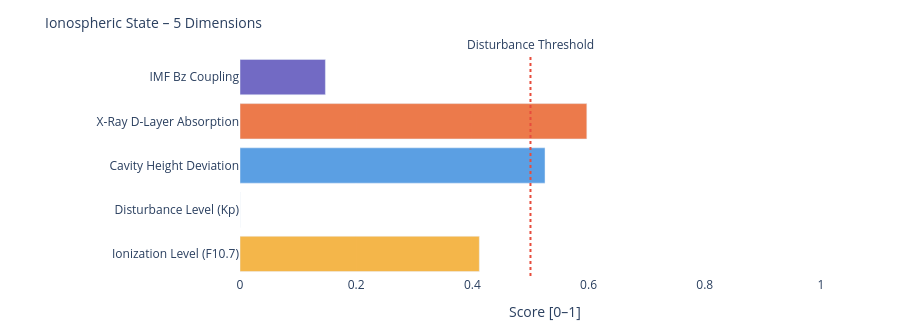

Notebook code for this chart:
### Markdown cell above
---
### 📐 Systemic Insight: Geometric Cavity vs. Real Schumann Resonance

**Relevant for:** Layer 6 = delta analysis &nbsp;|&nbsp; Layer 7 = feature vector / system interpretation

A cavity height change from 80 km to 70 km shifts the **idealized geometric frequencies** only minimally:

| Modus | Aktuell | Referenz | Δ |
|-------|---------|----------|---|
| SR-1 | 10.4762 Hz | 10.4599 Hz | +16 mHz |
| SR-2 | 18.1452 Hz | 18.1171 Hz | +28 mHz |
| SR-3 | 25.6612 Hz | 25.6215 Hz | +40 mHz |
| SR-4 | 33.1285 Hz | 33.0772 Hz | +51 mHz |

The geometric effect is limited because 10 km is very small compared to Earth's radius (~6371 km).

**Consequence:** Real Schumann deviations are likely driven more strongly by **conductivity, damping, day/night structure, lightning distribution and source geometry** than by pure cavity height.

---

**Layer 6 compares:**
```
geometric Δ from Layer 4  vs.  observed Δ from real Schumann measurement data
```

**Layer 7 Feature:**
```
If real Δ >> geometric Δ  →  non-geometric factors dominant
```

### Code cell
# ============================================================
# IONOSPHERIC STATE – Summary gauge
# Five dimensions: ionization, disturbance, cavity height, X-Ray, Bz coupling
# ============================================================

def norm(v, lo, hi):
    if v is None: return None
    return round(max(0.0, min(1.0, (v - lo) / (hi - lo))), 3)

# Ionization level (F10.7 → F2-Layer)
ioniz = norm(f107_val, 60, 250)

# Disturbance level (Kp → E/F-Layer irregularities)
disturb = norm(kp_val, 0, 9)

# Cavity height deviation from reference (80 km)
h_dev = norm(abs(h_eff - 80), 0, 20)

# X-Ray ionization (D-Layer absorption)
xray_ioniz = None
if xray_now is not None:
    xray_ioniz = norm(math.log10(max(xray_now, 1e-9)) + 9, 0, 5)

# Bz coupling (southward Bz → stronger magnetosphere-ionosphere coupling)
bz_coupling = norm(-(bz_now or 0), -5, 30) if bz_now is not None else None

dims = [
    ('Ionization Level (F10.7)',    ioniz,      '#F2A623'),
    ('Disturbance Level (Kp)',      disturb,    '#7F77DD'),
    ('Cavity Height Deviation',     h_dev,      '#378ADD'),
    ('X-Ray D-Layer Absorption',    xray_ioniz, '#E85D24'),
    ('IMF Bz Coupling',             bz_coupling,'#534AB7'),
]

fig = go.Figure()
for name, val, col in dims:
    if val is not None:
        h = int(val * 20)
        bar = '█' * h + '░' * (20 - h)
        label = f'{name}:  {bar}  {val:.3f}'
    else:
        label = f'{name}:  {"─" * 20}  n/a'
    fig.add_trace(go.Bar(
        x=[val if val is not None else 0],
        y=[name],
        orientation='h',
        marker_color=col, opacity=0.82,
        showlegend=False
    ))

fig.add_vline(x=0.5, line_dash='dot', line_color='#e74c3c',
              annotation_text='Disturbance Threshold', annotation_position='top')
fig.update_layout(
    title=dict(text='Ionospheric State – 5 Dimensions', font=dict(size=14)),
    xaxis=dict(title='Score [0–1]', range=[0, 1.05]),
    height=330, plot_bgcolor='rgba(0,0,0,0)', paper_bgcolor='rgba(0,0,0,0)',
    margin=dict(l=240, r=50, t=55, b=40)
)
fig.show()

print(f'\nIonospheric state:')
for name, val, _ in dims:
    print(f'  {name:<35} {val:.3f}' if val is not None else f'  {name:<35} n/a')

### Figure 1 — Plotly figure (JSON) as saved in the notebook; plotly's stock layout.template omitted (floating-point values rounded to 4 significant figures)
{"data": [{"marker": {"color": "#F2A623"}, "opacity": 0.82, "orientation": "h", "showlegend": false, "type": "bar", "x": [0.412], "y": ["Ionization Level (F10.7)"]}, {"marker": {"color": "#7F77DD"}, "opacity": 0.82, "orientation": "h", "showlegend": false, "type": "bar", "x": [0.0], "y": ["Disturbance Level (Kp)"]}, {"marker": {"color": "#378ADD"}, "opacity": 0.82, "orientation": "h", "showlegend": false, "type": "bar", "x": [0.525], "y": ["Cavity Height Deviation"]}, {"marker": {"color": "#E85D24"}, "opacity": 0.82, "orientation": "h", "showlegend": false, "type": "bar", "x": [0.597], "y": ["X-Ray D-Layer Absorption"]}, {"marker": {"color": "#534AB7"}, "opacity": 0.82, "orientation": "h", "showlegend": false, "type": "bar", "x": [0.147], "y": ["IMF Bz Coupling"]}], "layout": {"annotations": [{"showarrow": false, "text": "Disturbance Threshold", "x": 0.5, "xanchor": "center", "xref": "x", "y": 1, "yanchor": "bottom", "yref": "y domain"}], "height": 330, "margin": {"b": 40, "l": 240, "r": 50, "t": 55}, "paper_bgcolor": "rgba(0,0,0,0)", "plot_bgcolor": "rgba(0,0,0,0)", "shapes": [{"line": {"color": "#e74c3c", "dash": "dot"}, "type": "line", "x0": 0.5, "x1": 0.5, "xref": "x", "y0": 0, "y1": 1, "yref": "y domain"}], "title": {"font": {"size": 14}, "text": "Ionospheric State – 5 Dimensions"}, "xaxis": {"range": [0, 1.05], "title": {"text": "Score [0–1]"}}}}
